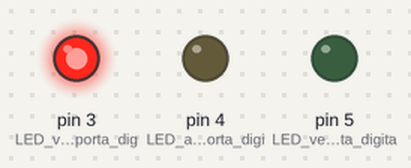
The sketch below on a simulated Arduino Uno, built with avr-gcc and run on an emulated ATmega328P. Shown: output pins drawn as LEDs (lit = HIGH).

Above: at 2.5 s.
At 7.5 s:
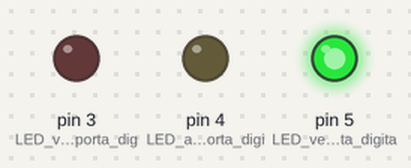
At 11.5 s:
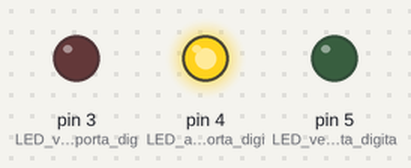
Timing chart, 0 to 16.9 s (numbered marks = the images above):
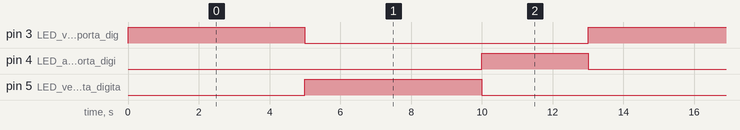

The sketch:

desafioSemaforo.ino
```cpp
void setup()
{
  pinMode(3, OUTPUT);	//LED vermelho na porta digital 3
  pinMode(4, OUTPUT);	//LED amarelo na porta digital 4
  pinMode(5, OUTPUT);	//LED verde na porta digital 5
}

void loop()
{
  digitalWrite(3, HIGH);	//Acende o LED vermelho
  delay(5000); 		        //Mantem o LED aceso por 5000 milissegundos
  digitalWrite(3, LOW);		//Apaga o LED vermelho
  digitalWrite(5, HIGH);	//Acende o LED verde
  delay(5000); 		        //Mantem o LED aceso por 5000 milissegundos
  digitalWrite(5, LOW);		//Apaga o LED verde
  digitalWrite(4, HIGH);	//Acende o LED amarelo
  delay(3000); 			      //Mantem o LED aceso por 3000 milissegundos
  digitalWrite(4, LOW);		//Apaga o LED amarelo
}
```

Measured:
- by itself, pin 3 (LED_vermelho_na_porta_dig), pin 5 (LED_verde_na_porta_digita): alternates HIGH for 5.0 s and LOW for 8.0 s
- by itself, pin 4 (LED_amarelo_na_porta_digi): alternates HIGH for 3.0 s and LOW for 10.0 s
- by itself, everything shown: repeats every 13.0 s, in 4 steps
